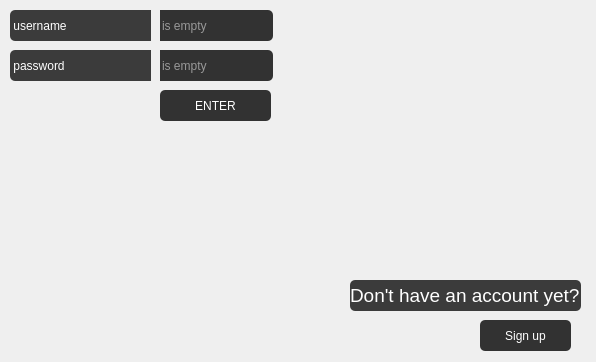
<?xml version="1.0" encoding="UTF-8"?>
<ui version="4.0">
 <class>login</class>
 <widget class="QDialog" name="login">
  <property name="geometry">
   <rect>
    <x>0</x>
    <y>0</y>
    <width>596</width>
    <height>362</height>
   </rect>
  </property>
  <property name="minimumSize">
   <size>
    <width>0</width>
    <height>0</height>
   </size>
  </property>
  <property name="maximumSize">
   <size>
    <width>800</width>
    <height>413</height>
   </size>
  </property>
  <property name="windowTitle">
   <string>login page</string>
  </property>
  <property name="windowIcon">
   <iconset resource="image.qrc">
    <normaloff>:/new/prefix1/houseicon.png</normaloff>:/new/prefix1/houseicon.png</iconset>
  </property>
  <property name="styleSheet">
   <string notr="true"/>
  </property>
  <widget class="QLabel" name="label">
   <property name="geometry">
    <rect>
     <x>10</x>
     <y>10</y>
     <width>141</width>
     <height>31</height>
    </rect>
   </property>
   <property name="styleSheet">
    <string notr="true">font: 16pt &quot;MS Shell Dlg 2&quot;;
background-color:rgb(59, 59, 59);
border-top-left-radius:5px; 
border-bottom-left-radius:5px; 
color:rgb(255, 255, 255);
</string>
   </property>
   <property name="text">
    <string> username</string>
   </property>
  </widget>
  <widget class="QLabel" name="label_2">
   <property name="geometry">
    <rect>
     <x>10</x>
     <y>50</y>
     <width>141</width>
     <height>31</height>
    </rect>
   </property>
   <property name="styleSheet">
    <string notr="true">font: 16pt &quot;MS Shell Dlg 2&quot;;
background-color:rgb(59, 59, 59);
border-top-left-radius:5px;
border-bottom-left-radius:5px;
color:rgb(255, 255, 255);</string>
   </property>
   <property name="text">
    <string> password</string>
   </property>
  </widget>
  <widget class="QLabel" name="label_4">
   <property name="geometry">
    <rect>
     <x>350</x>
     <y>280</y>
     <width>231</width>
     <height>31</height>
    </rect>
   </property>
   <property name="font">
    <font>
     <family>MS Shell Dlg 2</family>
     <pointsize>14</pointsize>
     <weight>50</weight>
     <italic>false</italic>
     <bold>false</bold>
    </font>
   </property>
   <property name="styleSheet">
    <string notr="true">font: 14pt &quot;MS Shell Dlg 2&quot;;
color: rgb(255, 0, 4);
background-color:rgb(59, 59, 59);
border-radius: 5px; 
color:rgb(255, 255, 255);</string>
   </property>
   <property name="text">
    <string>Don't have an account yet?</string>
   </property>
  </widget>
  <widget class="QLineEdit" name="lineEdit">
   <property name="geometry">
    <rect>
     <x>160</x>
     <y>10</y>
     <width>113</width>
     <height>31</height>
    </rect>
   </property>
   <property name="styleSheet">
    <string notr="true">background-color:rgb(50, 50, 50);
font: 12pt &quot;MS Shell Dlg 2&quot;;
border-top-right-radius:5px; 
border-bottom-right-radius:5px; 
color:rgb(255, 255, 255);</string>
   </property>
   <property name="placeholderText">
    <string>is empty</string>
   </property>
  </widget>
  <widget class="QLineEdit" name="lineEdit_2">
   <property name="geometry">
    <rect>
     <x>160</x>
     <y>50</y>
     <width>113</width>
     <height>31</height>
    </rect>
   </property>
   <property name="styleSheet">
    <string notr="true">background-color:rgb(50, 50, 50);
border-top-right-radius:5px;
border-bottom-right-radius:5px;
font: 12pt &quot;MS Shell Dlg 2&quot;;
color:rgb(255, 255, 255);</string>
   </property>
   <property name="echoMode">
    <enum>QLineEdit::Password</enum>
   </property>
   <property name="placeholderText">
    <string>is empty</string>
   </property>
  </widget>
  <widget class="QPushButton" name="pushButton">
   <property name="geometry">
    <rect>
     <x>160</x>
     <y>90</y>
     <width>111</width>
     <height>31</height>
    </rect>
   </property>
   <property name="cursor">
    <cursorShape>PointingHandCursor</cursorShape>
   </property>
   <property name="styleSheet">
    <string notr="true">border-radius: 5px;
background-color:rgb(50, 50, 50);
font: 16pt &quot;MS Shell Dlg 2&quot;;
color:rgb(255, 255, 255);</string>
   </property>
   <property name="text">
    <string>ENTER</string>
   </property>
  </widget>
  <widget class="QPushButton" name="pushButton_2">
   <property name="geometry">
    <rect>
     <x>480</x>
     <y>320</y>
     <width>91</width>
     <height>31</height>
    </rect>
   </property>
   <property name="cursor">
    <cursorShape>PointingHandCursor</cursorShape>
   </property>
   <property name="styleSheet">
    <string notr="true">border-radius: 5px;
background-color:rgb(50, 50, 50);
font: 16pt &quot;MS Shell Dlg 2&quot;;
color:rgb(255, 255, 255);</string>
   </property>
   <property name="text">
    <string>Sign up</string>
   </property>
  </widget>
  <widget class="QLabel" name="label_5">
   <property name="geometry">
    <rect>
     <x>350</x>
     <y>-10</y>
     <width>241</width>
     <height>161</height>
    </rect>
   </property>
   <property name="styleSheet">
    <string notr="true">font: 30pt &quot;MS Shell Dlg 2&quot;;
color: rgb(85, 3, 81);
</string>
   </property>
   <property name="text">
    <string/>
   </property>
   <property name="textFormat">
    <enum>Qt::AutoText</enum>
   </property>
   <property name="pixmap">
    <pixmap resource="game_recources.qrc">:/game_backgrounds/pics_project/welcome.png</pixmap>
   </property>
   <property name="scaledContents">
    <bool>true</bool>
   </property>
   <property name="wordWrap">
    <bool>false</bool>
   </property>
  </widget>
  <widget class="QLabel" name="label_6">
   <property name="geometry">
    <rect>
     <x>0</x>
     <y>0</y>
     <width>601</width>
     <height>391</height>
    </rect>
   </property>
   <property name="text">
    <string/>
   </property>
   <property name="pixmap">
    <pixmap resource="game_recources.qrc">:/game_backgrounds/pics_project/log in (2).jpg</pixmap>
   </property>
   <property name="scaledContents">
    <bool>true</bool>
   </property>
  </widget>
  <zorder>label_6</zorder>
  <zorder>label</zorder>
  <zorder>label_2</zorder>
  <zorder>label_4</zorder>
  <zorder>pushButton</zorder>
  <zorder>pushButton_2</zorder>
  <zorder>label_5</zorder>
  <zorder>lineEdit_2</zorder>
  <zorder>lineEdit</zorder>
 </widget>
 <resources>
  <include location="game_recources.qrc"/>
  <include location="image.qrc"/>
 </resources>
 <connections/>
</ui>
